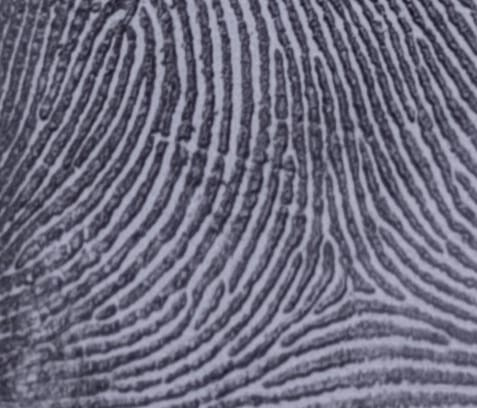
#> input picture finger/IMG-20250319-WA0135.jpg, 477 x 408 px
$ python -i fingerprint_processor.py   (imports and definitions only)   (older library calls are emulated)
#> lines starting #> are read from the running program, lines starting #| are printed output that depends on the picture; after the words box and inside, x2 and y2 are one past the last pixel; in counts of white or black regions, pixels touching at a corner belong together
import cv2
import numpy as np
from PIL import Image, ImageChops
from scipy import ndimage
import logging
from scipy.spatial import distance

logger = logging.getLogger('fingerprint_processor')

class FingerprintProcessor:
    def __init__(self):
        # Initialize parameters for fingerprint processing
        self.target_size = (400, 400)  # Standard size for images
        self.block_size = 16  # Block size for orientation calculation
        self.min_quality_threshold = 0.4  # Minimum quality threshold
        self.minutiae_threshold = 0.6  # Threshold for minutiae matching
        self.ridge_threshold = 0.5  # Threshold for ridge pattern matching
        self.partial_match_threshold = 0.7  # Threshold for partial fingerprint matching

    # [264 lines left out: functions preprocess_image, extract_features, calculate_orientation_field, detect_core_point, calculate_quality_score, extract_minutiae and 4 more, not called in this run]

    def detect_multiple_fingerprints(self, image_path):
        """Detect and extract multiple fingerprints from a single image"""
#> called with image_path = '../finger/IMG-20250319-WA0135.jpg'
        try:
            # Read image
            img = cv2.imread(image_path, cv2.IMREAD_GRAYSCALE)
#> img: shape (408, 477); min 18, max 188, mean 110.4
            if img is None:
                raise ValueError("Failed to read image")

            # Enhance contrast
            clahe = cv2.createCLAHE(clipLimit=2.0, tileGridSize=(8,8))
            img = clahe.apply(img)
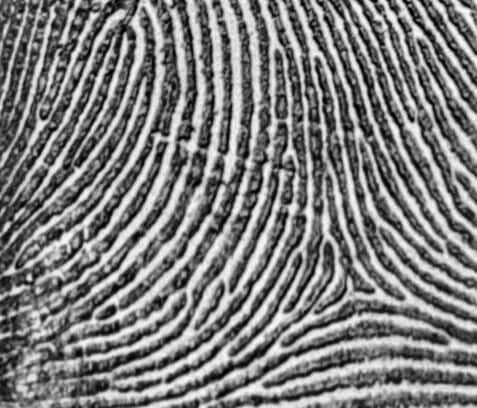
#> img: shape (408, 477); min 2, max 249, mean 125.7

            # Apply adaptive thresholding
            binary = cv2.adaptiveThreshold(
                img, 255, cv2.ADAPTIVE_THRESH_GAUSSIAN_C,
                cv2.THRESH_BINARY_INV, 11, 2
            )
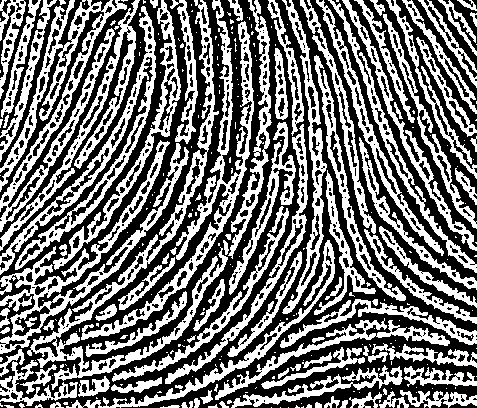
#> binary: shape (408, 477); 45.4% white; 285 white regions (188 under 20 px), largest, box (x1, y1, x2, y2) and area: (0, 0, 127, 232) 6091, (27, 0, 228, 390) 5993, (81, 0, 254, 340) 5256

            # Apply morphological operations
            kernel = np.ones((5,5), np.uint8)
            binary = cv2.morphologyEx(binary, cv2.MORPH_CLOSE, kernel)
#> binary: shape (408, 477); 68.2% white; 345 black regions (9 under 20 px), largest, box (x1, y1, x2, y2) and area: (123, 218, 292, 386) 1792, (353, 259, 477, 331) 1305, (106, 214, 214, 324) 1227
            binary = cv2.morphologyEx(binary, cv2.MORPH_OPEN, kernel)
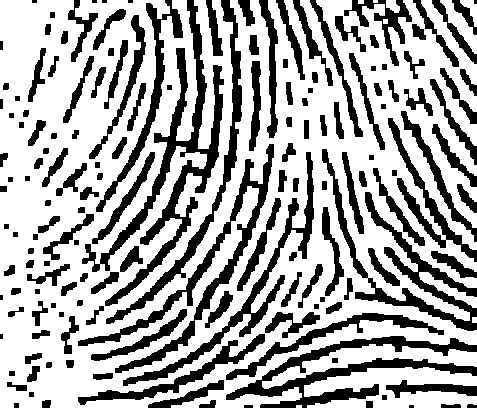
#> binary: shape (408, 477); 66.8% white; 162 black regions (8 under 20 px), largest, box (x1, y1, x2, y2) and area: (82, 0, 224, 306) 6779, (226, 336, 477, 408) 4935, (78, 144, 274, 373) 4388

            # Find connected components
            num_labels, labels, stats, centroids = cv2.connectedComponentsWithStats(binary, connectivity=8)
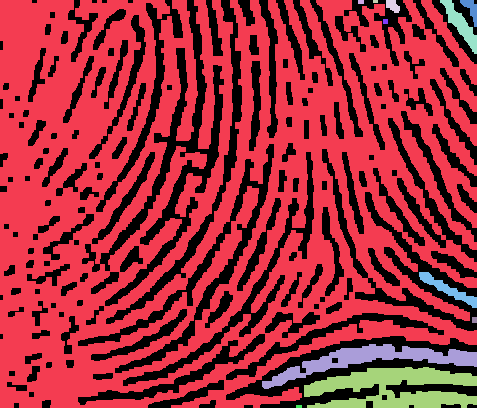
#> labels: shape (408, 477) int32; 13 distinct labels, from 0 to 12; one colour per label, 0 black
#> num_labels = 13; stats = 13 rows, first 6: [0, 0, 477, 408, 64519], [0, 0, 477, 408, 121141], [358, 0, 6, 4, 24], [373, 0, 5, 3, 15], [386, 0, 14, 13, 129], [440, 0, 37, 54, 645]; centroids = 13 rows, first 8: [260.4, 210.1], [214.3, 190.6], [360.5, 1.5], [375, 1], [392.4, 5.51], [460.4, 24.45], [470.8, 8.98], [385, 21]

            # Collect detected fingerprints
            fingerprints = []
            min_area = 1000  # Minimum area for fingerprint

            # Skip first component (background)
            for i in range(1, num_labels):
                # Get component statistics
                x = stats[i, cv2.CC_STAT_LEFT]
                y = stats[i, cv2.CC_STAT_TOP]
                w = stats[i, cv2.CC_STAT_WIDTH]
                h = stats[i, cv2.CC_STAT_HEIGHT]
                area = stats[i, cv2.CC_STAT_AREA]

                # Skip too small components
                if area < min_area:
                    continue

                # Extract fingerprint region
                roi = img[y:y+h, x:x+w]

                # Resize to standard size
                roi_resized = cv2.resize(roi, self.target_size)

                # Process fingerprint
                processed_roi = cv2.GaussianBlur(roi_resized, (5,5), 0)
                processed_roi = cv2.adaptiveThreshold(
                    processed_roi, 255, cv2.ADAPTIVE_THRESH_GAUSSIAN_C,
                    cv2.THRESH_BINARY_INV, 11, 2
                )

                fingerprints.append({
                    'image': processed_roi,
                    'position': (x, y, w, h),
                    'area': area
                })
#> this loop made 12 passes
#> (x, y, w, h, area) on passes 1, 2, 4, 5, 6, 7, 8, 9, 10, 11: (0, 0, 477, 408, 121141), (358, 0, 6, 4, 24), (386, 0, 14, 13, 129), (440, 0, 37, 54, 645), (460, 0, 17, 27, 203), (383, 19, 5, 5, 25), (419, 272, 58, 36, 553), (472, 317, 5, 6, 30), (262, 344, 215, 45, 2835), (304, 367, 173, 41, 4479)
#> pass 1, in detect_multiple_fingerprints, `processed_roi = cv2.adaptiveThreshold( processed_roi, 255, cv2.ADAPTIV..`:
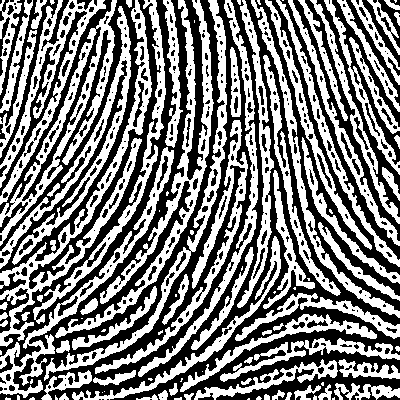
#> processed_roi: shape (400, 400); 49% white; 109 white regions (36 under 20 px), largest, box (x1, y1, x2, y2) and area: (55, 0, 214, 338) 5625, (0, 0, 152, 347) 5328, (0, 0, 117, 246) 4190
#> after the loop:
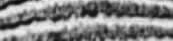
#> roi: shape (41, 173); min 11, max 239, mean 131.5
#> after the loop:
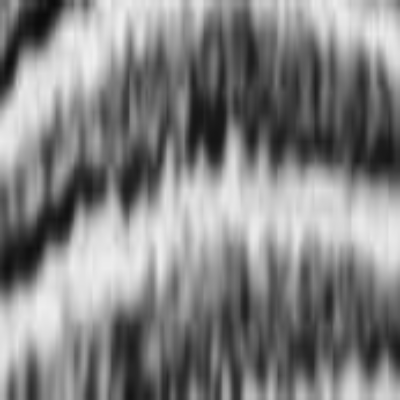
#> roi_resized: shape (400, 400); min 11, max 238, mean 131.3
#> after the loop, fingerprints = 3 items

            return fingerprints

        except Exception as e:
            logger.error(f"Error in multiple fingerprint detection: {str(e)}")
            raise

>>> result = FingerprintProcessor().detect_multiple_fingerprints('../finger/IMG-20250319-WA0135.jpg')
#> result = 3 items

$ run again, on finger/IMG-20250319-WA0136.jpg
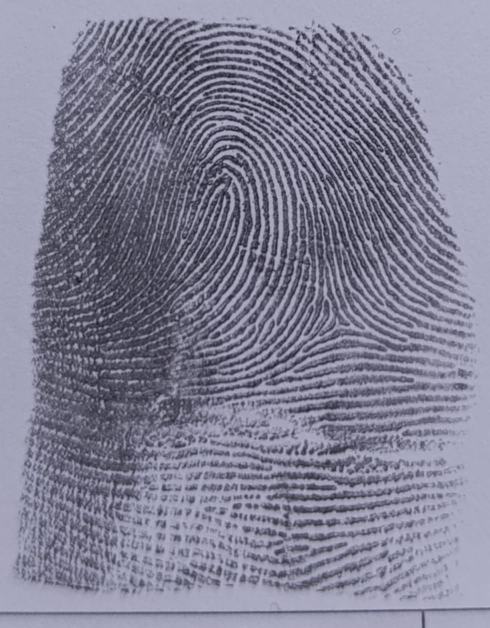
#> input picture finger/IMG-20250319-WA0136.jpg, 979 x 1256 px (shown at 1/2 size)
#> in detect_multiple_fingerprints, `num_labels, labels, stats, centroids = cv2.connectedComponentsWithStat..`:
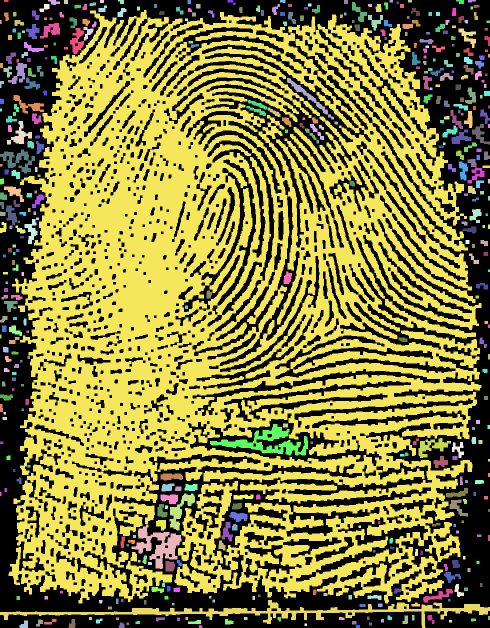
#> labels: shape (1256, 979) int32 (shown at 1/2 size); 448 distinct labels, from 0 to 447; one colour per label, 0 black
#> num_labels = 448; stats = 448 rows, first 6: [0, 0, 979, 1256, 531574], [8, 0, 9, 4, 36], [96, 0, 24, 10, 154], [128, 0, 8, 8, 64], [200, 0, 8, 6, 48], [236, 0, 12, 8, 76]; centroids = 448 pairs, first value 1 to 977, second value 1.5 to 1252.7
#> the loop in detect_multiple_fingerprints, `for i in range(1, num_labels):` made 447 passes
#> after the loop in detect_multiple_fingerprints, `for i in range(1, num_labels):`:
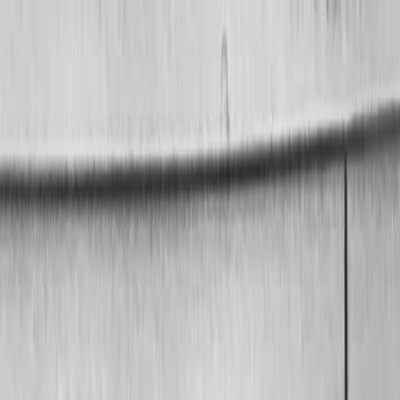
#> roi_resized: shape (400, 400); min 40, max 224, mean 180
#> after the loop in detect_multiple_fingerprints, `for i in range(1, num_labels):`: fingerprints = 7 items

$ run again, on finger/3.jpg
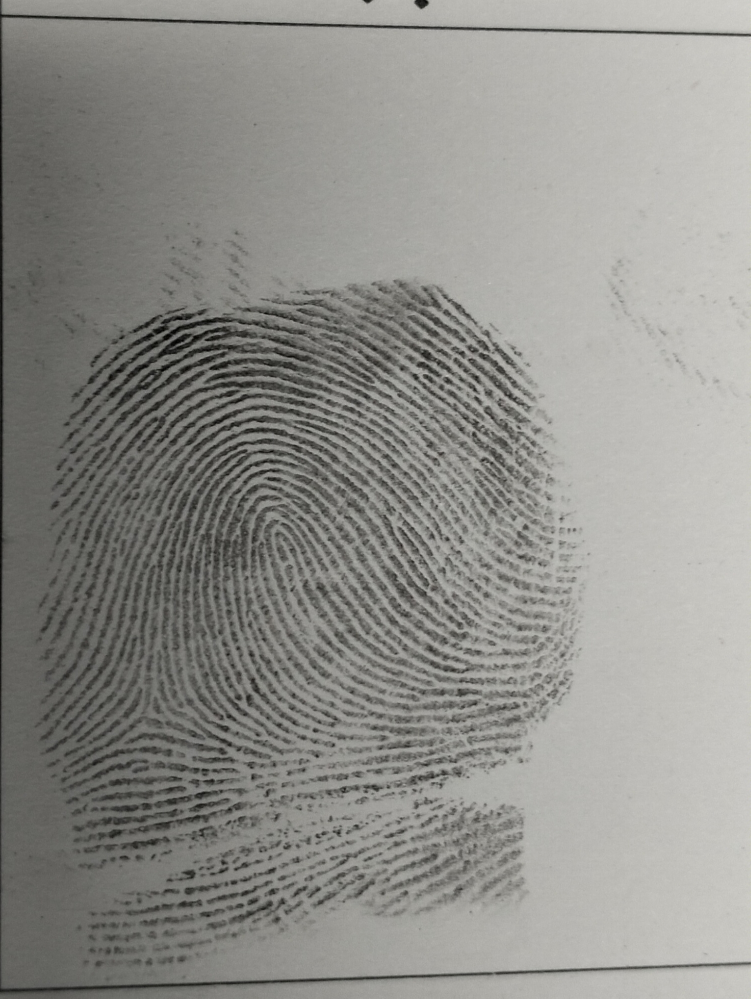
#> input picture finger/3.jpg, 1501 x 1997 px (shown at 1/2 size)
#> in detect_multiple_fingerprints, `num_labels, labels, stats, centroids = cv2.connectedComponentsWithStat..`:
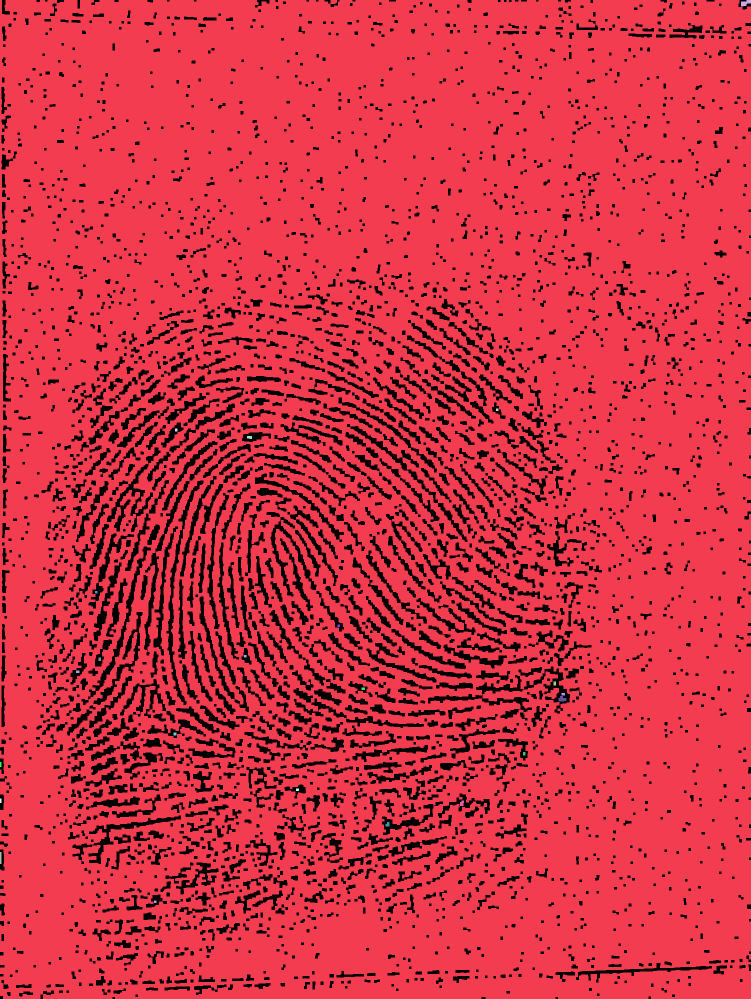
#> labels: shape (1997, 1501) int32 (shown at 1/2 size); 24 distinct labels, from 0 to 23; one colour per label, 0 black
#> num_labels = 24; stats = 24 rows, first 6: [0, 0, 1501, 1997, 440807], [0, 0, 1501, 1997, 2555644], [1482, 0, 19, 13, 161], [992, 817, 5, 5, 25], [350, 857, 5, 6, 30], [494, 872, 10, 6, 55]; centroids = 24 rows, first 8: [640.6, 1151.2], [768.9, 971.5], [1490.2, 5.76], [994, 819], [352, 859.5], [498.7, 874.3], [192, 1184], [677, 1251]
#> the loop in detect_multiple_fingerprints, `for i in range(1, num_labels):` made 23 passes
#> (x, y, w, h, area) on passes 1 to 8: (0, 0, 1501, 1997, 2555644), (1482, 0, 19, 13, 161), (992, 817, 5, 5, 25), (350, 857, 5, 6, 30), (494, 872, 10, 6, 55), (190, 1182, 5, 5, 25), (675, 1249, 5, 5, 25), (488, 1310, 5, 5, 25)
#> pass 1, in detect_multiple_fingerprints, `processed_roi = cv2.adaptiveThreshold( processed_roi, 255, cv2.ADAPTIV..`:
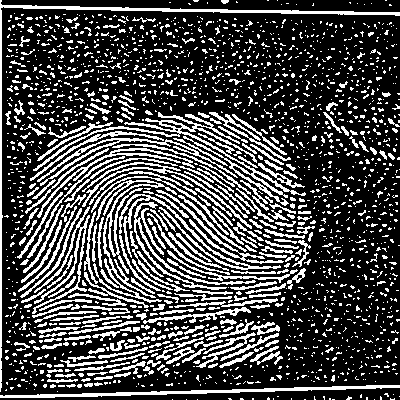
#> processed_roi: shape (400, 400); 27.5% white in thin lines or dots
#> after the loop in detect_multiple_fingerprints, `for i in range(1, num_labels):`: fingerprints = 1 item
